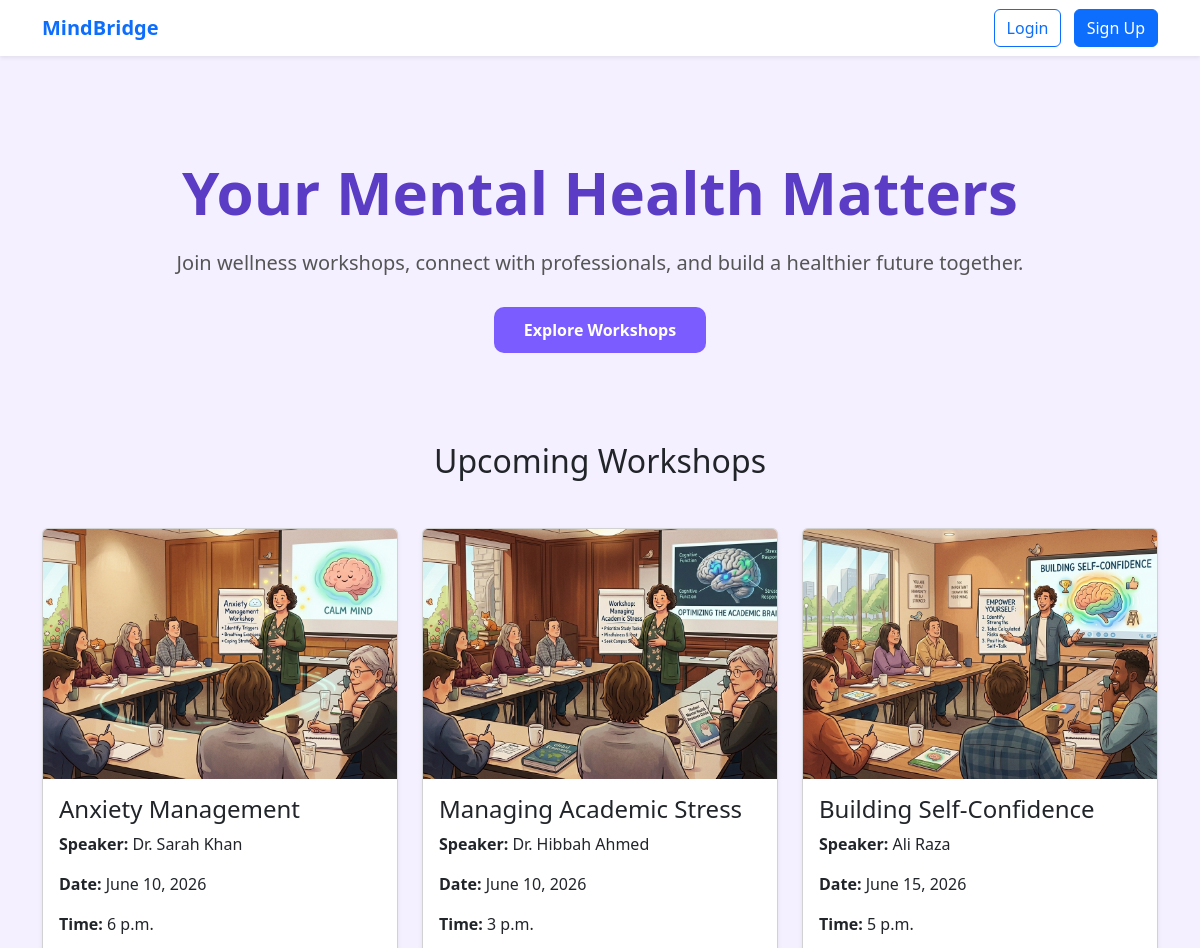
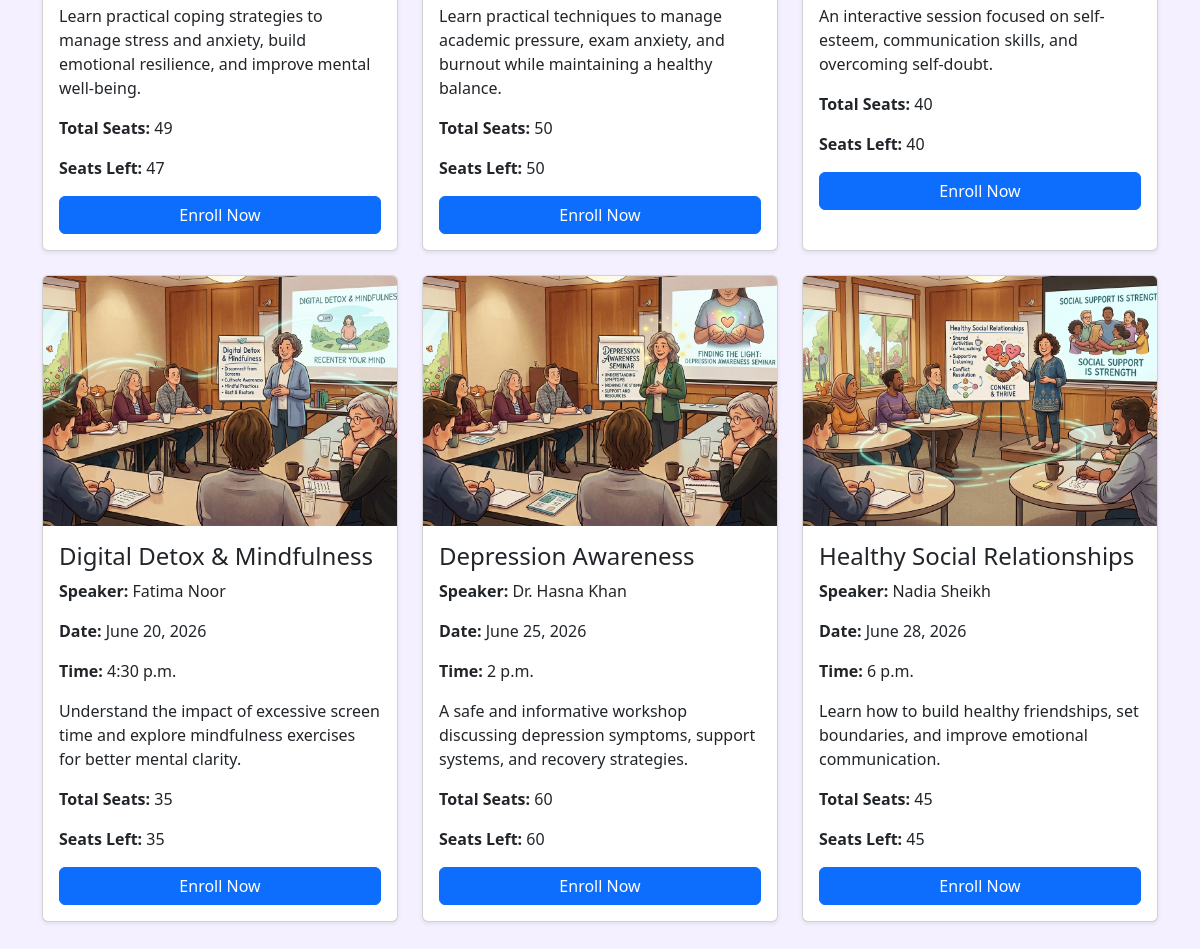
The page / on the database its author committed (2 pictures, top to bottom).
### workshops/models.py (models this page shows, shortened)
class Workshop(models.Model):
    title = models.CharField(max_length=200)
    speaker = models.CharField(max_length=100)
    date = models.DateField()
    time = models.TimeField()
    description = models.TextField()
    image = models.ImageField(
    upload_to='workshop_images/',
    blank=True,
    null=True
)
    seats = models.IntegerField()
    def seats_left(self):
        enrolled_count = self.enrollment_set.count()
        return self.seats - enrolled_count

### workshops/views.py (the view)
# urls.py: path('', views.home, name='home'),
def home(request):
    workshops = Workshop.objects.all()
    return render(request, 'home.html', {
        'workshops': workshops
    })

### workshops/templates/home.html (shortened to what this page needs)
<!DOCTYPE html>
<html lang="en">
<head>
    <link href="https://cdn.jsdelivr.net/npm/bootstrap@5.3.3/dist/css/bootstrap.min.css" rel="stylesheet">
</head>
<body>
    <nav class="navbar navbar-expand-lg shadow-sm">
        <div class="container">
            <a class="navbar-brand fw-bold text-primary" href="#">
                MindBridge
            </a>
            <div>
                {% if user.is_authenticated %}
                    <span class="me-3 fw-bold">
                        Hello, {{ user.username }}
                    </span>
                    <a href="/my-workshops/"
                       class="btn btn-success me-2">
                        My Workshops
                    </a>
                    <a href="/logout/"
                       class="btn btn-danger">
                        Logout
                    </a>
                {% else %}
                    <a href="/login/"
                       class="btn btn-outline-primary me-2">
                        Login
                    </a>
                    <a href="/signup/"
                       class="btn btn-primary">
                        Sign Up
                    </a>
                {% endif %}
            </div>
        </div>
    </nav>
    <section class="hero">
        <h1>Your Mental Health Matters</h1>
        <p>
            Join wellness workshops, connect with professionals,
            and build a healthier future together.
        </p>
        <br>
        <a href="#workshops" class="btn-custom">
            Explore Workshops
        </a>
    </section>
    <div class="container mb-5" id="workshops">
        <h2 class="text-center mb-5">
            Upcoming Workshops
        </h2>
        <div class="row">
            {% for workshop in workshops %}
            <div class="col-md-4 mb-4">
                <div class="card shadow-sm h-100">
                    {% if workshop.image %}
                    <img src="{{ workshop.image.url }}"
                         class="card-img-top"
                         style="height:250px; object-fit:cover;">
                    {% else %}
                    <img src="https://via.placeholder.com/400x250"
                         class="card-img-top"
                         style="height:250px; object-fit:cover;">
                    {% endif %}
                    <div class="card-body">
                        <h4>
                            {{ workshop.title }}
                        </h4>
                        <p>
                            <strong>Speaker:</strong>
                            {{ workshop.speaker }}
                        </p>
                        <p>
                            <strong>Date:</strong>
                            {{ workshop.date }}
                        </p>
                        <p>
                            <strong>Time:</strong>
                            {{ workshop.time }}
                        </p>
                        <p>
                            {{ workshop.description }}
                        </p>
                        <p>
                            <strong>Total Seats:</strong>
                            {{ workshop.seats }}
                        </p>
                        <p>
                            <strong>Seats Left:</strong>
                            {{ workshop.seats_left }}
                        </p>
                        {% if workshop.seats_left > 0 %}
                            <a href="/enroll/{{ workshop.id }}/"
                               class="btn btn-primary w-100">
                                Enroll Now
                            </a>
                        {% else %}
                            <button class="btn btn-secondary w-100"
                                    disabled>
                                Workshop Full
                            </button>
                        {% endif %}
                    </div>
                </div>
            </div>
            {% empty %}
            <h4 class="text-center">
                No workshops available right now.
            </h4>
            {% endfor %}
        </div>
    </div>
</body>
</html>

### workshops/templates/home.html (style rules this page uses)
body { background-color:#f5f0ff; }
html { scroll-behavior:smooth; }
.hero { padding:100px 20px; text-align:center; }
.hero h1 { font-size:60px; font-weight:bold; color:#5b3cc4; }
.hero p { font-size:20px; color:#555; margin-top:20px; }
.btn-custom { background-color:#7b5cff; color:white; padding:12px 30px; border-radius:10px; text-decoration:none; font-weight:bold; }
.navbar { background:white; }

### rows shown on the page
Workshop: image (picture), title "Anxiety Management", speaker "Dr. Sarah Khan", date "June 10, 2026", time "6 p.m.", description "Learn practical coping strategies to manage stress and anxiety, build emotional resilience, and improve mental well-being.", seats "49", seats_left "47"
Workshop: image (picture), title "Managing Academic Stress", speaker "Dr. Hibbah Ahmed", date "June 10, 2026", time "3 p.m.", description "Learn practical techniques to manage academic pressure, exam anxiety, and burnout while maintaining a healthy balance.", seats "50", seats_left "50"
Workshop: image (picture), title "Building Self-Confidence", speaker "Ali Raza", date "June 15, 2026", time "5 p.m.", description "An interactive session focused on self-esteem, communication skills, and overcoming self-doubt.", seats "40", seats_left "40"
Workshop: image (picture), title "Digital Detox & Mindfulness", speaker "Fatima Noor", date "June 20, 2026", time "4:30 p.m.", description "Understand the impact of excessive screen time and explore mindfulness exercises for better mental clarity.", seats "35", seats_left "35"
Workshop: image (picture), title "Depression Awareness", speaker "Dr. Hasna Khan", date "June 25, 2026", time "2 p.m.", description "A safe and informative workshop discussing depression symptoms, support systems, and recovery strategies.", seats "60", seats_left "60"
Workshop: image (picture), title "Healthy Social Relationships", speaker "Nadia Sheikh", date "June 28, 2026", time "6 p.m.", description "Learn how to build healthy friendships, set boundaries, and improve emotional communication.", seats "45", seats_left "45"
